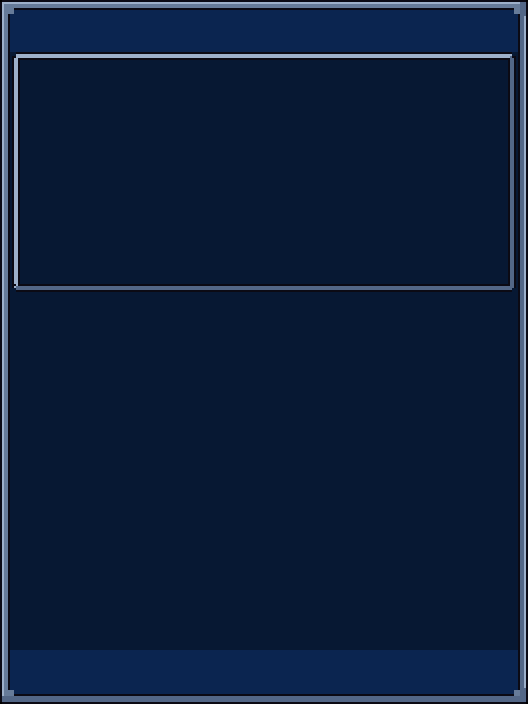
#> input picture poc/assets/generated/ASSET-009/v001/custom_sample_review_4x.png, 1056 x 1408 px, given in place of player.png, which was not available (shown at 1/2 size)
$ python cleanup.py
#> lines starting #> are read from the running program, lines starting #| are printed output that depends on the picture; after the words box and inside, x2 and y2 are one past the last pixel; in counts of white or black regions, pixels touching at a corner belong together; pictures that were not available may be replaced by others from this repository, and a replacement may not be noted
from pathlib import Path
from PIL import Image
import numpy as np
import json, hashlib
D=Path(__file__).resolve().parent
H=D.parents[1]/'ASSET-007/v002/player.png'
h=Image.open(H).convert('RGBA')
#> h is the input picture: PIL image 1056x1408 RGBA; mean R, G, B, A 13.4, 30.9, 59.2, 255
a=np.array(h)
# Reflow the already-normalized sibling HUD geometry; preserve its 8x8 corner slices.
c=Image.new('RGBA',(264,352))
#> c: PIL image 264x352 RGBA; every value is 0
for sx,sy,sw,sh,dx,dy,dw,dh in [(0,0,8,8,0,0,8,8),(88,0,8,8,256,0,8,8),(0,26,8,8,0,344,8,8),(88,26,8,8,256,344,8,8),(8,0,80,8,8,0,248,8),(8,26,80,8,8,344,248,8),(0,8,8,18,0,8,8,336),(88,8,8,18,256,8,8,336),(8,8,80,18,8,8,248,336)]:
 c.paste(h.crop((sx,sy,sx+sw,sy+sh)).resize((dw,dh),Image.Resampling.NEAREST),(dx,dy))
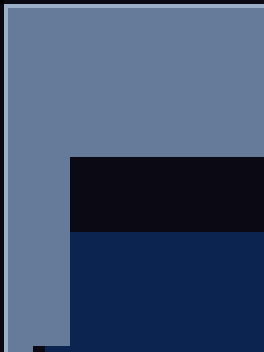
#> c: PIL image 264x352 RGBA; mean R, G, B, A 63.8, 81.9, 111.4, 255
a=np.array(c)
fill=(a[:,:,:3]==(13,35,71)).all(axis=2)
#> fill: shape (352, 264) bool; every value is 0
a[fill,:3]=(7,24,51)
# Quiet plain text bands: no raised boxes, labels, or ornament.
for y0,y1 in [(5,26),(325,347)]:
 region=fill[y0:y1]; a[y0:y1,:,:3][region]=(11,37,80)
# Bright inner right rim, still bounded by the dark outer outline.
a[8:344,262,:3]=(157,176,202)
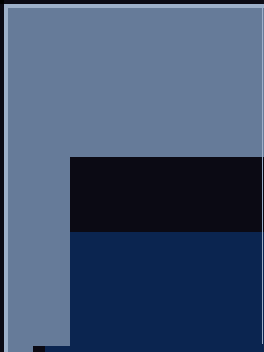
#> a: shape (352, 264, 4); 0.36% of pixels changed, all inside (x1, y1, x2, y2) = (262, 8, 263, 344)
a[:,:,3]=255
c=Image.fromarray(a,'RGBA'); c.save(D/'window_body.png')
# Four-pixel bezel keeps the contract's ENTIRE 244x112 window transparent.
b=np.zeros((120,252,4),dtype=np.uint8)
outline=(11,10,20,255); light=(157,176,202,255); base=(102,123,153,255); shade=(83,103,135,255)
for j in range(4):
 color=outline if j in (0,3) else base
 b[j:120-j,j:252-j]=color
 if j in (1,2):
  b[j,j:252-j]=light; b[j:120-j,j]=light
  b[119-j,j:252-j]=shade; b[j:120-j,251-j]=shade
b[4:116,4:248]=0
# Square outer corner notches: internal transparent window remains a true rectangle.
for x,y in [(0,0),(250,0),(0,118),(250,118)]:
 b[y:y+2,x:x+2]=0
for x,y in [(2,0),(248,0),(0,2),(250,2),(2,119),(248,119),(0,116),(251,116)]:
 b[y:y+1,x:x+2]=outline
bezel=Image.fromarray(b,'RGBA'); bezel.save(D/'art_frame.png')
#> after `bezel = Image.fromarray(b, 'RGBA')`:
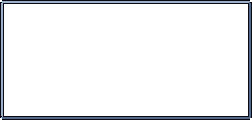
#> bezel: PIL image 252x120 RGBA; mean R, G, B, A 6.3, 7.2, 9, 24.4; transparent parts drawn white
preview=c.copy(); preview.alpha_composite(bezel,(6,26)); preview.save(D/'custom_sample.png')
#> after `preview.alpha_composite(bezel, (6, 26))`:
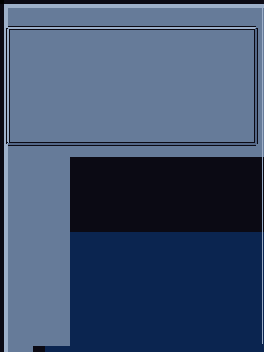
#> preview: PIL image 264x352 RGBA; mean R, G, B, A 62.9, 80.7, 109.9, 255
for name in ['window_body','art_frame','custom_sample']:
 im=Image.open(D/(name+'.png')); im.resize((im.width*4,im.height*4),Image.Resampling.NEAREST).save(D/(name+'_review_4x.png')); im.resize((im.width//2,im.height//2),Image.Resampling.NEAREST).save(D/(name+'_half.png'))
#> after `im = Image.open(D / (name + '.png'))`:
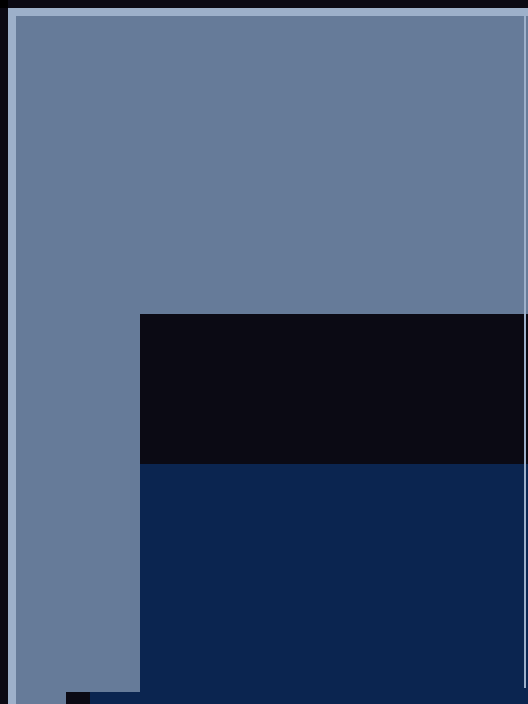
#> saved as window_body_review_4x.png: PIL image 1056x1408 RGBA (shown at 1/2 size); mean R, G, B, A 64.2, 82.3, 111.8, 255
#> after `im = Image.open(D / (name + '.png'))`:
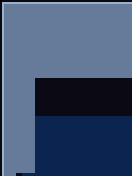
#> saved as window_body_half.png: PIL image 132x176 RGBA; mean R, G, B, A 63.6, 81.7, 111.2, 255
colors=set(); records={}
for name,size in [('window_body',(264,352)),('art_frame',(252,120))]:
 im=Image.open(D/(name+'.png')); ar=np.array(im); al=set(np.unique(ar[:,:,3]).tolist()); cs=set(map(tuple,ar[ar[:,:,3]>0,:3])); colors |=cs
#> after `al = set(np.unique(ar[:, :, 3]).tolist())`: al = 1 item
#> after `cs = set(map(tuple, ar[ar[:, :, 3] > 0, :3]))`: cs = 5 items
#> after `colors |= cs`: colors = 5 items
 assert im.size==size and al<= {0,255}
 records[name]={'dimensions':list(im.size),'alpha_values':sorted(al),'opaque_colors':len(cs),'sha256':hashlib.sha256((D/(name+'.png')).read_bytes()).hexdigest()}
assert np.all(np.array(c)[:,:,3]==255)
assert np.all(b[4:116,4:248,3]==0)
assert len(colors)<=16
records.update({'combined_opaque_colors':len(colors),'art_window':[4,4,244,112],'composite_placement':[6,26],'in_game_checked':False,'held_parts':['C3','C4','C5','C6','C7']})
(D/'validation.json').write_text(json.dumps(records,indent=2)+'\n')
(D/'processing.json').write_text(json.dumps({'raw':'raw/custom_generated.png','raw_dimensions':list(Image.open(D/'raw/custom_generated.png').size),'frame_geometry_reference':str(H.relative_to(D.parents[4])),'normalization':'HUD 8px corner/edge reflow, exact flat fills and title/footer bands; C2 reduced to 4px bezel and exact rectangular alpha aperture','palette':['#%02x%02x%02x'%co for co in sorted(colors)],'raw_pixel_grid_exact':False,'delivery_scale':1,'preview_scales':[4,0.5]},indent=2)+'\n')
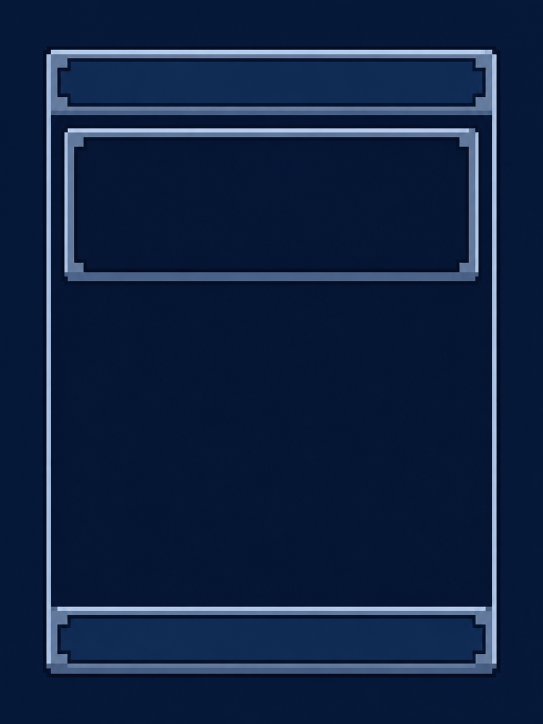
#> input picture poc/assets/generated/ASSET-009/v001/raw/custom_generated.png, 1086 x 1448 px (shown at 1/2 size)
print(json.dumps(records))
#> (printed output is left out)
